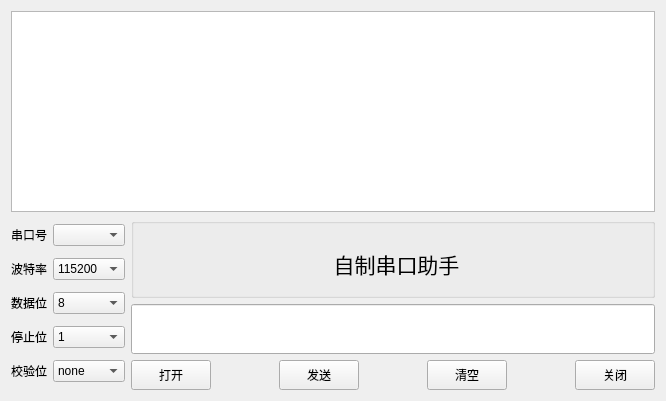
<?xml version="1.0" encoding="UTF-8"?>
<ui version="4.0">
 <class>Widget</class>
 <widget class="QWidget" name="Widget">
  <property name="geometry">
   <rect>
    <x>0</x>
    <y>0</y>
    <width>666</width>
    <height>401</height>
   </rect>
  </property>
  <property name="windowTitle">
   <string>Widget</string>
  </property>
  <layout class="QGridLayout" name="gridLayout_2">
   <item row="0" column="0">
    <widget class="QPlainTextEdit" name="recvEdit">
     <property name="readOnly">
      <bool>true</bool>
     </property>
    </widget>
   </item>
   <item row="1" column="0">
    <layout class="QHBoxLayout" name="horizontalLayout">
     <item>
      <layout class="QGridLayout" name="gridLayout">
       <item row="0" column="0">
        <widget class="QLabel" name="label">
         <property name="text">
          <string>串口号</string>
         </property>
        </widget>
       </item>
       <item row="0" column="1">
        <widget class="QComboBox" name="serialCb"/>
       </item>
       <item row="1" column="0">
        <widget class="QLabel" name="label_2">
         <property name="text">
          <string>波特率</string>
         </property>
        </widget>
       </item>
       <item row="1" column="1">
        <widget class="QComboBox" name="baudrateCb">
         <property name="currentIndex">
          <number>2</number>
         </property>
         <item>
          <property name="text">
           <string>4800</string>
          </property>
         </item>
         <item>
          <property name="text">
           <string>9600</string>
          </property>
         </item>
         <item>
          <property name="text">
           <string>115200</string>
          </property>
         </item>
        </widget>
       </item>
       <item row="2" column="0">
        <widget class="QLabel" name="label_3">
         <property name="text">
          <string>数据位</string>
         </property>
        </widget>
       </item>
       <item row="2" column="1">
        <widget class="QComboBox" name="dataCb">
         <property name="currentIndex">
          <number>3</number>
         </property>
         <item>
          <property name="text">
           <string>5</string>
          </property>
         </item>
         <item>
          <property name="text">
           <string>6</string>
          </property>
         </item>
         <item>
          <property name="text">
           <string>7</string>
          </property>
         </item>
         <item>
          <property name="text">
           <string>8</string>
          </property>
         </item>
        </widget>
       </item>
       <item row="3" column="0">
        <widget class="QLabel" name="label_4">
         <property name="text">
          <string>停止位</string>
         </property>
        </widget>
       </item>
       <item row="3" column="1">
        <widget class="QComboBox" name="stopCb">
         <item>
          <property name="text">
           <string>1</string>
          </property>
         </item>
         <item>
          <property name="text">
           <string>1.5</string>
          </property>
         </item>
         <item>
          <property name="text">
           <string>2</string>
          </property>
         </item>
        </widget>
       </item>
       <item row="4" column="0">
        <widget class="QLabel" name="label_5">
         <property name="text">
          <string>校验位</string>
         </property>
        </widget>
       </item>
       <item row="4" column="1">
        <widget class="QComboBox" name="checkCb">
         <item>
          <property name="text">
           <string>none</string>
          </property>
         </item>
        </widget>
       </item>
      </layout>
     </item>
     <item>
      <layout class="QVBoxLayout" name="verticalLayout_2">
       <item>
        <widget class="QGroupBox" name="groupBox">
         <property name="minimumSize">
          <size>
           <width>150</width>
           <height>80</height>
          </size>
         </property>
         <property name="title">
          <string/>
         </property>
         <widget class="QLabel" name="label_6">
          <property name="geometry">
           <rect>
            <x>140</x>
            <y>30</y>
            <width>251</width>
            <height>31</height>
           </rect>
          </property>
          <property name="font">
           <font>
            <pointsize>16</pointsize>
           </font>
          </property>
          <property name="text">
           <string>自制串口助手</string>
          </property>
          <property name="alignment">
           <set>Qt::AlignCenter</set>
          </property>
         </widget>
        </widget>
       </item>
       <item>
        <widget class="QLineEdit" name="sendEdit">
         <property name="minimumSize">
          <size>
           <width>0</width>
           <height>50</height>
          </size>
         </property>
        </widget>
       </item>
       <item>
        <layout class="QHBoxLayout" name="horizontalLayout_6">
         <item>
          <widget class="QPushButton" name="openBt">
           <property name="minimumSize">
            <size>
             <width>0</width>
             <height>30</height>
            </size>
           </property>
           <property name="text">
            <string>打开</string>
           </property>
          </widget>
         </item>
         <item>
          <spacer name="horizontalSpacer">
           <property name="orientation">
            <enum>Qt::Horizontal</enum>
           </property>
           <property name="sizeHint" stdset="0">
            <size>
             <width>40</width>
             <height>20</height>
            </size>
           </property>
          </spacer>
         </item>
         <item>
          <widget class="QPushButton" name="sendBt">
           <property name="minimumSize">
            <size>
             <width>0</width>
             <height>30</height>
            </size>
           </property>
           <property name="text">
            <string>发送</string>
           </property>
          </widget>
         </item>
         <item>
          <spacer name="horizontalSpacer_2">
           <property name="orientation">
            <enum>Qt::Horizontal</enum>
           </property>
           <property name="sizeHint" stdset="0">
            <size>
             <width>40</width>
             <height>20</height>
            </size>
           </property>
          </spacer>
         </item>
         <item>
          <widget class="QPushButton" name="clearBt">
           <property name="minimumSize">
            <size>
             <width>0</width>
             <height>30</height>
            </size>
           </property>
           <property name="text">
            <string>清空</string>
           </property>
          </widget>
         </item>
         <item>
          <spacer name="horizontalSpacer_3">
           <property name="orientation">
            <enum>Qt::Horizontal</enum>
           </property>
           <property name="sizeHint" stdset="0">
            <size>
             <width>40</width>
             <height>20</height>
            </size>
           </property>
          </spacer>
         </item>
         <item>
          <widget class="QPushButton" name="closeBt">
           <property name="minimumSize">
            <size>
             <width>0</width>
             <height>30</height>
            </size>
           </property>
           <property name="text">
            <string>关闭</string>
           </property>
          </widget>
         </item>
        </layout>
       </item>
      </layout>
     </item>
    </layout>
   </item>
  </layout>
 </widget>
 <layoutdefault spacing="6" margin="11"/>
 <resources/>
 <connections/>
</ui>
